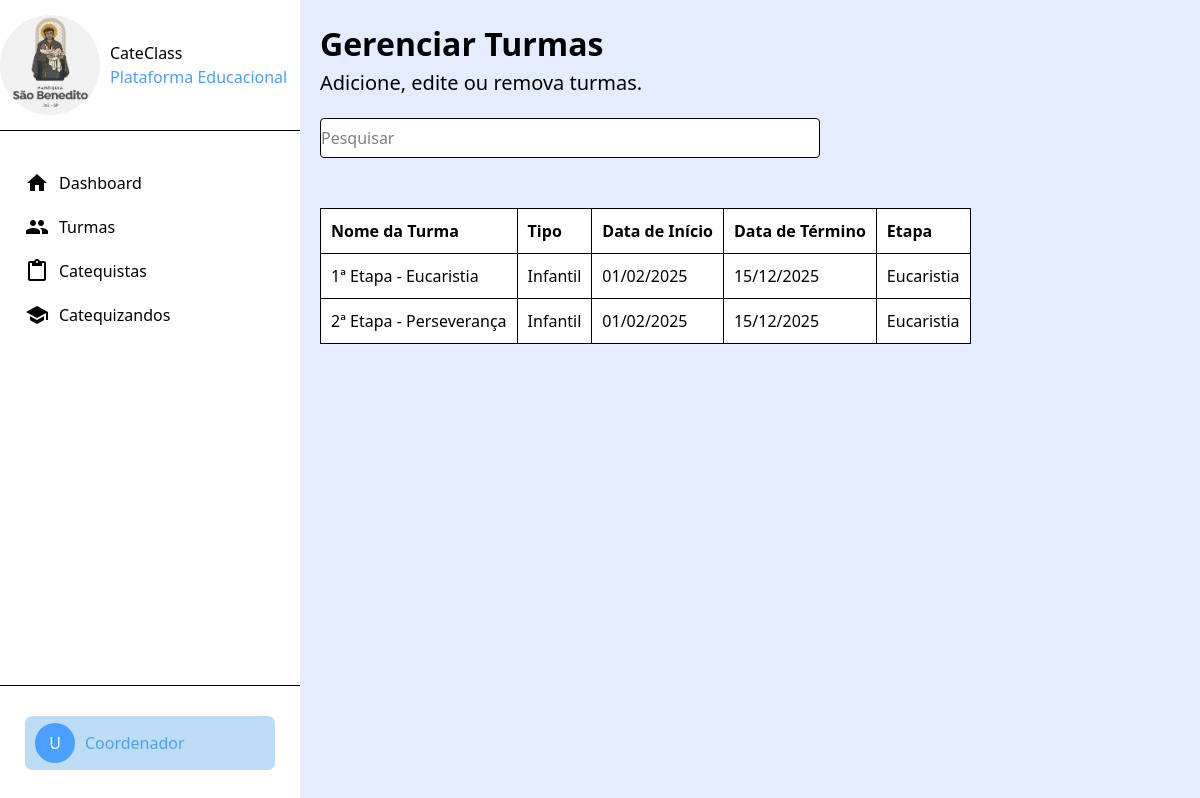
/app/coordenador/turmas, run on the app's committed database.
### tables this page shows
CREATE TABLE IF NOT EXISTS turmas(
	id_turma BIGINT UNSIGNED NOT NULL AUTO_INCREMENT PRIMARY KEY,
	nome_turma VARCHAR(100) NOT NULL,
    tipo_turma VARCHAR(10) NOT NULL,
    data_inicio DATE NOT NULL,
    data_termino DATE,
    etapa_id BIGINT UNSIGNED NOT NULL,
     
    criado_em DATETIME DEFAULT CURRENT_TIMESTAMP,
    deletado_em DATETIME NULL,
    
    CONSTRAINT fk_etapas_turmas
		FOREIGN KEY (etapa_id) REFERENCES etapas (id_etapa)
);

CREATE TABLE IF NOT EXISTS etapas(
	id_etapa BIGINT UNSIGNED NOT NULL AUTO_INCREMENT PRIMARY KEY,
    nome_etapa VARCHAR(255) NOT NULL,
    descricao VARCHAR(255) NOT NULL,
     
    criado_em DATETIME DEFAULT CURRENT_TIMESTAMP,
    deletado_em DATETIME NULL
);

### app/controllers/CoordenadorController.php (called while the page is built, shortened)
<?php
    require_once "models/config.php";
    class CoordenadorController
    {
        public function turmas()
        {
            global $conn;
            $sql = "
                SELECT
                    t.id_turma,
                    t.nome_turma,
                    t.tipo_turma,
                    t.data_inicio,
                    t.data_termino,
                    e.nome_etapa
                FROM turmas t
                INNER JOIN etapas e ON e.id_etapa = t.etapa_id
                WHERE t.deletado_em IS NULL
                ORDER BY t.nome_turma ASC
            ";
            $stmt = $conn->prepare($sql);
            $stmt->execute();
            require_once "views/coordenador/turmas.php";
        }
    }
?>

### app/views/coordenador/turmas.php (the view, shortened to what this page needs)
<!DOCTYPE html>
<html lang="pt-br">
<head>
    <script src="https://cdn.jsdelivr.net/npm/@tailwindcss/browser@4"></script>
    <link rel="stylesheet" href="https://cdnjs.cloudflare.com/ajax/libs/font-awesome/4.7.0/css/font-awesome.min.css">
</head>
<body class="flex bg-[#E5ECFF]">
    <?php require_once 'sidebar.php' ?>
    <main class="p-[20px]">
        <h1 class="text-[32px] font-bold">Gerenciar Turmas</h1>
        <p class="text-[20px] mb-[20px]">Adicione, edite ou remova turmas.</p>
        <input class="bg-[#fff] w-[500px] h-[40px] mb-[50px] rounded border-1 border-gray"
               type="text" placeholder="Pesquisar" id="filtro">
        <table class="border-1 border-black w-full" id="tabela-turmas">
            <thead>
                <tr class="border-1 border-black text-left">
                    <th class="py-[10px] px-[10px] bg-[#fff] border-1 border-black">Nome da Turma</th>
                    <th class="py-[10px] px-[10px] bg-[#fff] border-1 border-black">Tipo</th>
                    <th class="py-[10px] px-[10px] bg-[#fff] border-1 border-black">Data de Início</th>
                    <th class="py-[10px] px-[10px] bg-[#fff] border-1 border-black">Data de Término</th>
                    <th class="py-[10px] px-[10px] bg-[#fff] border-1 border-black">Etapa</th>
                </tr>
            </thead>
            <tbody>
                <?php
                    if ($stmt->rowCount() > 0) {
                        $turmas = $stmt->fetchAll(PDO::FETCH_ASSOC);
                        foreach ($turmas as $turma) {
                            echo "
                                <tr class='border-1 border-black'>
                                    <td class='p-[10px] bg-[#fff] border-1 border-black'>{$turma['nome_turma']}</td>
                                    <td class='p-[10px] bg-[#fff] border-1 border-black'>{$turma['tipo_turma']}</td>
                                    <td class='p-[10px] bg-[#fff] border-1 border-black'>" . date('d/m/Y', strtotime($turma['data_inicio'])) . "</td>
                                    <td class='p-[10px] bg-[#fff] border-1 border-black'>" .
                                        ($turma['data_termino'] ? date('d/m/Y', strtotime($turma['data_termino'])) : '—') .
                                    "</td>
                                    <td class='p-[10px] bg-[#fff] border-1 border-black'>{$turma['nome_etapa']}</td>
                                </tr>
                            ";
                        }
                    } else {
                        echo "<tr><td colspan='5' class='p-[10px] text-center bg-[#fff]'>Nenhuma turma encontrada.</td></tr>";
                    }
                ?>
            </tbody>
        </table>
    </main>
</body>
</html>

### data on the page
turmas: nome_turma "1ª Etapa - Eucaristia", tipo_turma "Infantil", data_inicio "01/02/2025", data_termino "15/12/2025", etapa.nome_etapa "Eucaristia"
turmas: nome_turma "2ª Etapa - Perseverança", tipo_turma "Infantil", data_inicio "01/02/2025", data_termino "15/12/2025", etapa.nome_etapa "Eucaristia"
